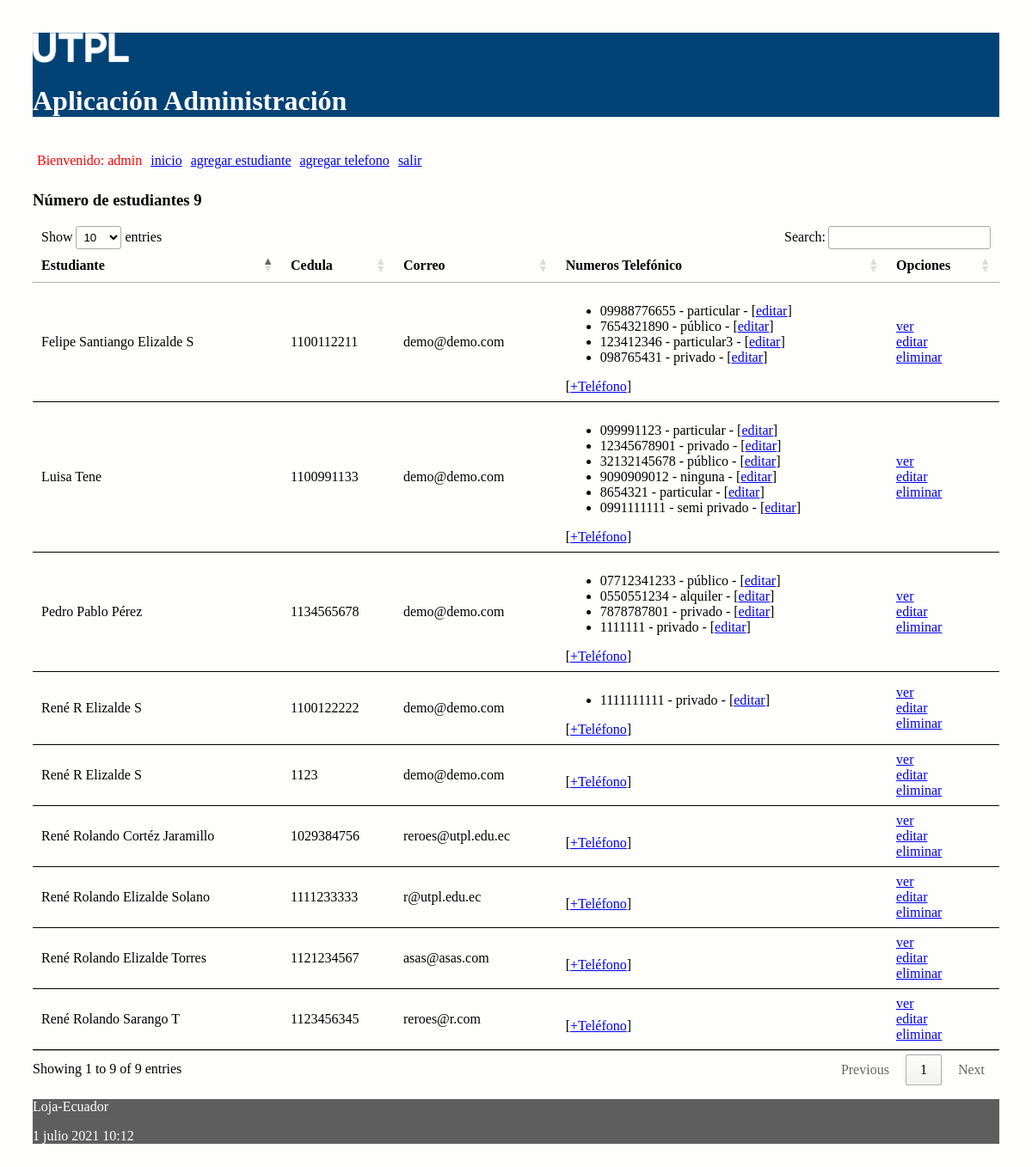
The app's page / (signed in) with its own data.
### administrativo/models.py (models this page shows, shortened)
class Estudiante(models.Model):
    nombre = models.CharField(max_length=30)
    apellido = models.CharField(max_length=30)
    cedula = models.CharField(max_length=30, unique=True)
    correo = models.EmailField()

class NumeroTelefonico(models.Model):
    telefono = models.CharField(max_length=100)
    tipo = models.CharField(max_length=100)
    estudiante = models.ForeignKey(Estudiante, on_delete=models.CASCADE,
            related_name="numeros_telefonicos")

### administrativo/views.py (the view)
# urls.py: path('', views.index, name='index'),
def index(request):
    estudiantes = Estudiante.objects.all()
    informacion_template = {'estudiantes': estudiantes, 'numero_estudiantes': len(estudiantes)}
    return render(request, 'index.html', informacion_template)

### administrativo/templates/index.html (shortened to what this page needs)
{% extends "master.html" %}
{% block content %}
<h3>Número de estudiantes {{ numero_estudiantes }}</h3>
<table id="tabla_datos">
  <thead>
    <tr>
      <th>Estudiante</th>
      <th>Cedula</th>
      <th>Correo</th>
      <th>Numeros Telefónico </th>
      <th>Opciones</th>
    </tr>
  </thead>
  {% for e in estudiantes %}
  <tr>
    <td> {{e.nombre}} {{e.apellido}}</td>
    <td> {{e.cedula}}</td>
    <td> {{e.correo}}</td>
    <td>
      <ul>
        {% for t in e.numeros_telefonicos.all %}
          <li>
            <span>{{t.telefono}} - {{t.tipo}} - [<a href="{% url 'editar_numero_telefonico' t.id %}">editar</a>] </span>
          </li>
        {% endfor %}
      </ul>
        [<a href="{% url 'crear_numero_telefonico_estudiante' e.id%}">+Teléfono</a>]
    </td>
    <td> <a href="{% url 'obtener_estudiante' e.id %}">ver</a> <br>
      <a href="{% url 'editar_estudiante' e.id %}">editar</a> <br>
      <a href="{% url 'eliminar_estudiante' e.id %}"
      onclick="return confirm('¿Está seguro de la eliminación?')" >
      eliminar</a>
    </td>
  </tr>
  {% endfor %}
</table>
{% endblock %}

### administrativo/templates/master.html (shortened to what this page needs)
<!DOCTYPE html>
<html>
  <head>
    {% load static %}
    <link rel="stylesheet" type="text/css" href="{% static 'css/estilos.css' %}">
    <link rel="stylesheet" type="text/css" href="https://cdn.datatables.net/1.10.25/css/jquery.dataTables.min.css">
  </head>
  <body>
    {% load socialaccount %}
    {% load account %}
  <header>
    <img src="{% static 'images/logo.png' %}" height="10%" width="10%" alt="My image">
    <h1>Aplicación Administración </h1>
    <nav class="top_menu">
      <ul>
        {% if user.is_authenticated %}
          <li> <span class="nombre_usuario"> Bienvenido: {{user.username}} </span></li>
        {% endif %}
        <li><a href="{% url 'index' %}">inicio</a></li>
        <li><a href="{% url 'crear_estudiante' %}">agregar estudiante</a></li>
        <li><a href="{% url 'crear_numero_telefonico' %}">agregar telefono</a></li>
        {% if user.is_authenticated %}
          <li><a href="{% url 'logout_view' %}">salir</a></li>
        {% else %}
          <li>[<a href="{% url 'login' %}">ingresar</a>]</li>
          <li>[<a href="{% provider_login_url 'github' %}">ingresar con GitHub</a>]</li>
        {% endif %}
      </ul>
    </nav>
  </header>
  <section>
      {% block content %}
      {% endblock %}
  </section>
    <footer>
      <p>Loja-Ecuador</p>
      <p>{% now "j F Y H:i" %}</p>
    </footer>
  </body>
</html>

### administrativo/static/css/estilos.css (style rules this page uses)
body { background: #FEFEFD; padding: 30px; }
header { background: #034275; color: #FFF; }
section { width: 100%; }
th, td { padding: 15px; border-bottom: 1px solid black; }
.nombre_usuario { color: red; }
.top_menu ul { list-style:none; float:left; padding: 5px; width:95%; }
.top_menu ul li { float:left; margin-right:10px; margin-bottom:5px; text: #FFF; }
footer { background: #5E5E5E; color: #FFF; }

### records on screen
Estudiante: nombre "Luisa", apellido "Tene", cedula "1100991133", correo "demo@demo.com"
NumeroTelefonico: telefono "099991123", tipo "particular"
NumeroTelefonico: telefono "12345678901", tipo "privado"
NumeroTelefonico: telefono "32132145678", tipo "público"
NumeroTelefonico: telefono "9090909012", tipo "ninguna"
NumeroTelefonico: telefono "8654321", tipo "particular"
NumeroTelefonico: telefono "0991111111", tipo "semi privado"
Estudiante: nombre "Pedro Pablo", apellido "Pérez", cedula "1134565678", correo "demo@demo.com"
NumeroTelefonico: telefono "07712341233", tipo "público"
NumeroTelefonico: telefono "0550551234", tipo "alquiler"
NumeroTelefonico: telefono "7878787801", tipo "privado"
NumeroTelefonico: telefono "1111111", tipo "privado"
Estudiante: nombre "Felipe Santiango", apellido "Elizalde S", cedula "1100112211", correo "demo@demo.com"
NumeroTelefonico: telefono "09988776655", tipo "particular"
NumeroTelefonico: telefono "7654321890", tipo "público"
NumeroTelefonico: telefono "123412346", tipo "particular3"
NumeroTelefonico: telefono "098765431", tipo "privado"
Estudiante: nombre "René R", apellido "Elizalde S", cedula "1100122222", correo "demo@demo.com"
NumeroTelefonico: telefono "1111111111", tipo "privado"
Estudiante: nombre "René R", apellido "Elizalde S", cedula "1123", correo "demo@demo.com"
Estudiante: nombre "René Rolando", apellido "Elizalde Torres", cedula "1121234567", correo "asas@asas.com"
Estudiante: nombre "René Rolando", apellido "Sarango T", cedula "1123456345", correo "reroes@r.com"
Estudiante: nombre "René Rolando", apellido "Cortéz Jaramillo", cedula "1029384756", correo "reroes@utpl.edu.ec"
Estudiante: nombre "René Rolando", apellido "Elizalde Solano", cedula "1111233333", correo "r@utpl.edu.ec"

### other values on screen
{{ user.username }} "admin"
{{ numero_estudiantes }} "9"
